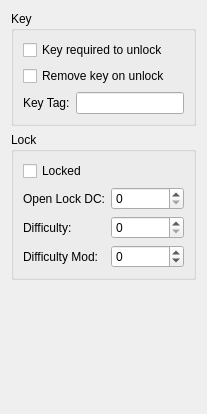
      <widget class="QWidget" name="tab">
       <attribute name="title">
        <string>Lock</string>
       </attribute>
       <layout class="QVBoxLayout" name="verticalLayout_5">
        <item>
         <widget class="QGroupBox" name="groupBox_3">
          <property name="title">
           <string>Key</string>
          </property>
          <layout class="QVBoxLayout" name="verticalLayout_4">
           <item>
            <widget class="QCheckBox" name="needKeyCheckbox">
             <property name="toolTip">
              <string>Key required (GFF: KeyRequired). BYTE 0/1. When set, the placeable can only be
               unlocked if the player has an item whose Tag matches the Key Tag below. Modders: set
               Key Tag to the item's Tag.</string>
             </property>
             <property name="text">
              <string>Key required to unlock</string>
             </property>
            </widget>
           </item>
           <item>
            <widget class="QCheckBox" name="removeKeyCheckbox">
             <property name="toolTip">
              <string>Remove key on unlock (GFF: AutoRemoveKey). BYTE 0/1. When set, the key item is
               consumed when used to unlock. Modders: enable for one-time keys.</string>
             </property>
             <property name="text">
              <string>Remove key on unlock</string>
             </property>
            </widget>
           </item>
           <item>
            <layout class="QHBoxLayout" name="horizontalLayout">
             <item>
              <widget class="QLabel" name="label_4">
               <property name="text">
                <string>Key Tag:</string>
               </property>
              </widget>
             </item>
             <item>
              <widget class="QLineEdit" name="keyEdit">
               <property name="toolTip">
                <string>Key Tag (GFF: KeyName). CExoString. Engine reads via ReadFieldCExoString in
                 LoadPlaceable. Tag of the key item required to unlock when Key Required is set. The
                 player must have an item in inventory whose Tag matches this string. Leave blank if
                 no key is required. Modders: use the same Tag as the key UTI's Tag field.
                 Case-sensitive in some engines.</string>
               </property>
              </widget>
             </item>
            </layout>
           </item>
          </layout>
         </widget>
        </item>
        <item>
         <widget class="QGroupBox" name="groupBox_2">
          <property name="title">
           <string>Lock</string>
          </property>
          <layout class="QVBoxLayout" name="verticalLayout_3">
           <item>
            <layout class="QVBoxLayout" name="verticalLayout_2">
             <item>
              <widget class="QCheckBox" name="lockedCheckbox">
               <property name="toolTip">
                <string>Locked (GFF: Locked). BYTE 0/1. When set, the placeable starts locked.
                 Player must use Security, a key, or a script to unlock. Modders: Lockable must be
                 set for locking to apply.</string>
               </property>
               <property name="text">
                <string>Locked</string>
               </property>
              </widget>
             </item>
            </layout>
           </item>
           <item>
            <layout class="QFormLayout" name="formLayout">
             <item row="0" column="0">
              <widget class="QLabel" name="label_2">
               <property name="text">
                <string>Open Lock DC:</string>
               </property>
              </widget>
             </item>
             <item row="1" column="0">
              <widget class="QLabel" name="difficultyLabel">
               <property name="text">
                <string>Difficulty:</string>
               </property>
              </widget>
             </item>
             <item row="2" column="0">
              <widget class="QLabel" name="difficultyModLabel">
               <property name="text">
                <string>Difficulty Mod:</string>
               </property>
              </widget>
             </item>
             <item row="0" column="1">
              <widget class="QSpinBox" name="openLockSpin">
               <property name="toolTip">
                <string>Open Lock DC (GFF: OpenLockDC). BYTE 0–255. Engine reads via ReadFieldBYTE
                 in LoadPlaceable. Difficulty class for the Security check to pick the lock.
                 Modders: typical 10–25; 0 = trivial/unlocked. Key Required overrides this when the
                 player uses the matching key. Lockable must be set for the lock to apply.</string>
               </property>
               <property name="minimum">
                <number>0</number>
               </property>
               <property name="maximum">
                <number>255</number>
               </property>
              </widget>
             </item>
             <item row="1" column="1">
              <widget class="QSpinBox" name="difficultySpin">
               <property name="toolTip">
                <string>Difficulty (GFF: OpenLockDiff). KotOR 2 only. BYTE 0–255. Additional
                 difficulty value for lock picking; combined with Open Lock DC. Engine reads via
                 LoadPlaceable in TSL. Modders: use 0 for default; higher values make the lock
                 harder to pick. Leave 0 if targeting K1.</string>
               </property>
               <property name="minimum">
                <number>0</number>
               </property>
               <property name="maximum">
                <number>255</number>
               </property>
              </widget>
             </item>
             <item row="2" column="1">
              <widget class="QSpinBox" name="difficultyModSpin">
               <property name="toolTip">
                <string>Difficulty Mod (GFF: OpenLockDiffMod). KotOR 2 only. Stored as signed byte
                 (-128 to 127). Modifier added to the effective Open Lock DC; positive = harder,
                 negative = easier. Modders: use 0 for default; leave 0 if targeting K1. Edge case:
                 combined DC can go below 0 (treated as 0) or above 255 (engine may clamp).</string>
               </property>
               <property name="minimum">
                <number>-128</number>
               </property>
               <property name="maximum">
                <number>127</number>
               </property>
              </widget>
             </item>
            </layout>
           </item>
          </layout>
         </widget>
        </item>
        <item>
         <spacer name="verticalSpacer_3">
          <property name="orientation">
           <enum>Qt::Vertical</enum>
          </property>
          <property name="sizeHint" stdset="0">
           <size>
            <width>20</width>
            <height>123</height>
           </size>
          </property>
         </spacer>
        </item>
       </layout>
      </widget>
